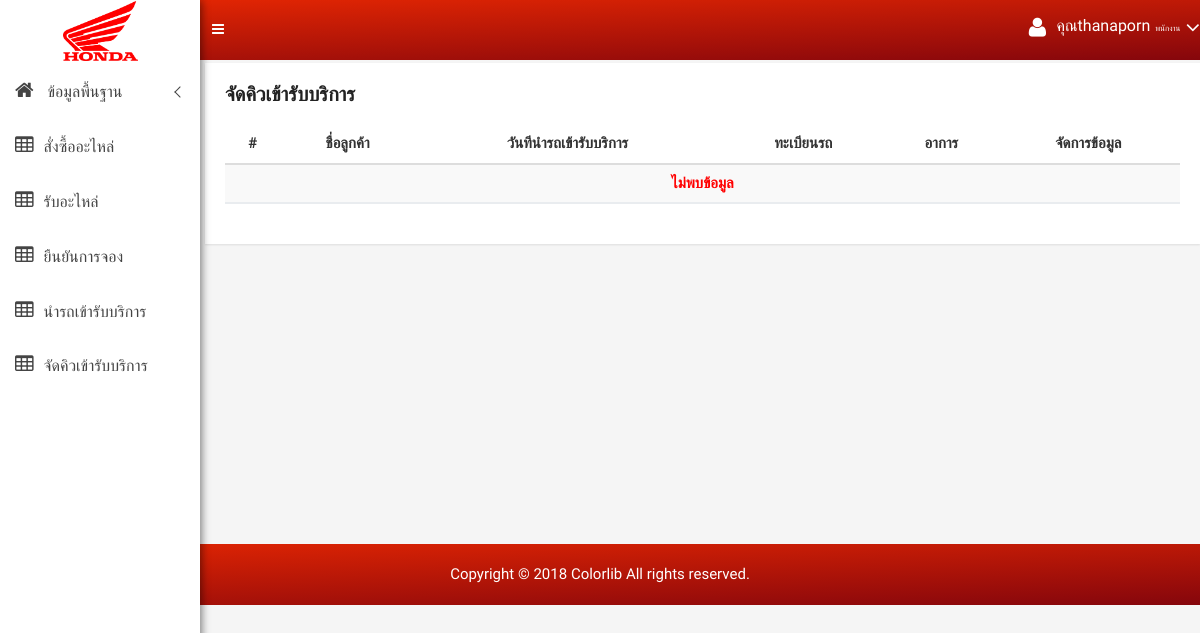
The page /quene_list.php (signed in) on the database as committed earlier.
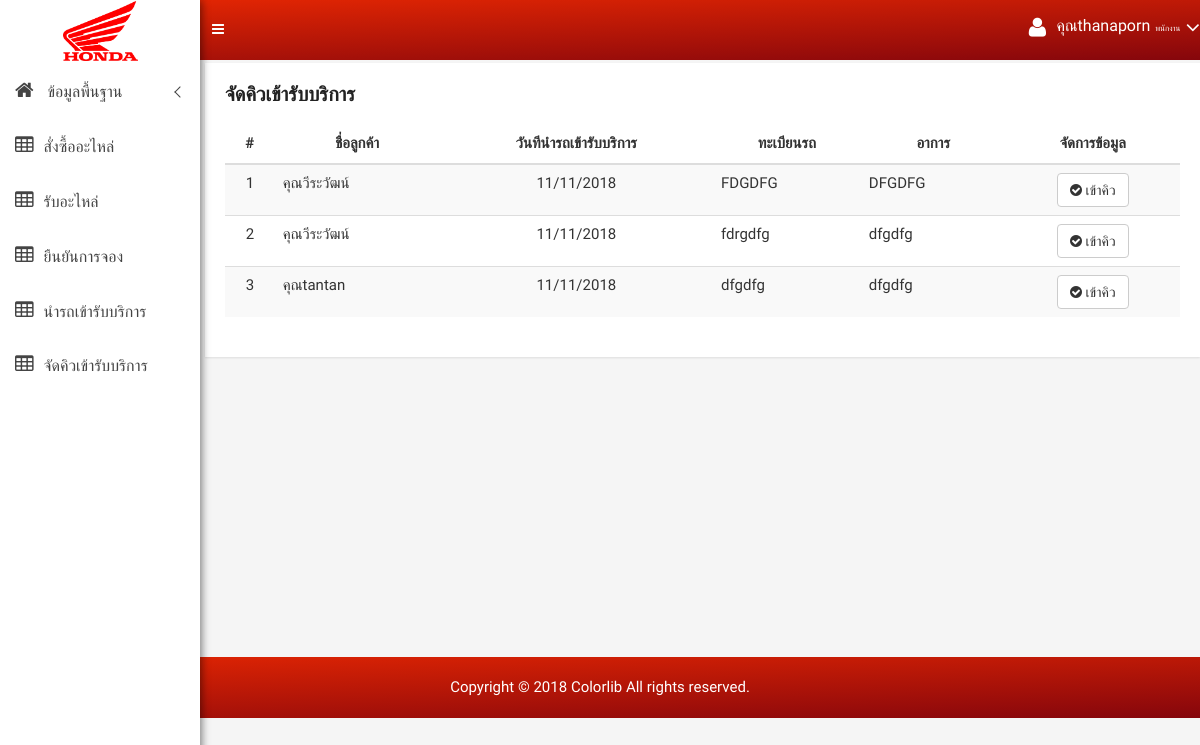
The same page on the database as committed later.
### tables this page shows
CREATE TABLE `employee` (
  `emp_id` varchar(30) NOT NULL,
  `emp_user` varchar(255) DEFAULT NULL,
  `emp_pass` varchar(255) DEFAULT NULL,
  `emp_name` varchar(50) DEFAULT NULL,
  `emp_add` text,
  `emp_tel` varchar(30) DEFAULT NULL,
  `emp_position` varchar(30) DEFAULT NULL,
  PRIMARY KEY (`emp_id`)
);

CREATE TABLE `get_car` (
  `gc_id` varchar(30) NOT NULL,
  `gc_date` date DEFAULT NULL,
  `gc_doc` varchar(50) DEFAULT NULL,
  `gc_text` varchar(50) DEFAULT NULL,
  `cus_id` varchar(30) DEFAULT NULL,
  `rs_id` varchar(30) DEFAULT NULL,
  `co_id` varchar(30) DEFAULT NULL,
  `gc_status` int(1) DEFAULT NULL,
  PRIMARY KEY (`gc_id`)
);

CREATE TABLE `customer` (
  `cus_id` varchar(30) NOT NULL,
  `cus_user` varchar(255) DEFAULT NULL,
  `cus_pass` varchar(255) DEFAULT NULL,
  `cus_name` varchar(50) DEFAULT NULL,
  `cus_add` text,
  `cus_tel` varchar(30) DEFAULT NULL,
  `co_id` varchar(30) DEFAULT NULL,
  PRIMARY KEY (`cus_id`),
  KEY `co_id` (`co_id`)
);

### config.php (called while the page is built, shortened)
<?php
function FormatDay($mydate){
    $originalDate = $mydate;
    $newDate = date("d/m/Y", strtotime($originalDate));
    return $newDate;
}
?>

### quene_list.php (the view)
<?php include "sitebar.php"; ?>
<?php include "header.php"; ?>
<div class="container-fluid">
    <div class="product-status-wrap">
        <h4>จัดคิวเข้ารับบริการ</h4>
        <div class="row">
            <div class="col-md-12">
                <table class="table table-striped table-hover">
                    <thead>
                    <tr>
                        <th class="text-center">#</th>
                        <th class="text-center">ชื่อลูกค้า</th>
                        <th class="text-center">วันทีนำรถเข้ารับบริการ</th>
                        <th class="text-center">ทะเบียนรถ</th>
                        <th class="text-center">อาการ</th>
                        <th class="text-center">จัดการข้อมูล</th>
                    </tr>
                    </thead>
                    <tbody>
                    <?php
                    $n = 0;
                    if (isset($_GET['search'])) {
                        $sql = "select * from get_car where gc_status='0' and  gc_id like '%" . $_GET['search'] . "%' order by gc_id asc";
                    } else {
                        $sql = "select * from get_car where gc_status='0' order by gc_id asc";
                    }
                    $query = mysqli_query($connect, $sql);
                    if (mysqli_num_rows($query) > 0 ) {
                        while ($array = mysqli_fetch_array($query)) {
                            $n++;
                            $sql2 = "select * from customer where cus_id='".$array['cus_id']."'";
                            $query2 = mysqli_query($connect, $sql2);
                            $array2 = mysqli_fetch_array($query2);
                            ?>
                            <tr>
                                <td class="text-center" scope="row"><?= $n; ?></td>
                                <td style="max-width: 200px">คุณ<?= $array2['cus_name'] ?></td>
                                <td style="max-width: 200px" class="text-center"><?= FormatDay($array['gc_date']) ?></td>
                                <td><?= $array['gc_doc'] ?></td>
                                <td><?= $array['gc_text'] ?></td>
                                <td class="text-center">
                                    <a data-toggle="tooltip" onclick="return confirm('ยืนยันการเข้าคิว ?')" href="quene_save.php?id=<?= $array['gc_id'] ?>" class="btn btn-default" data-original-title="Confirm"><i class="fa fa-check-circle" aria-hidden="true"> เข้าคิว</i></a>
                                </td>
                            </tr>
                            <?php
                        }
                    } else {
                        ?>
                        <tr>
                            <th style="text-align: center;color: red;" colspan="6"> ไม่พบข้อมูล</th>
                        </tr>
                        <?php
                    }
                    ?>
                    </tbody>
                </table>
            </div>
        </div>
    </div>
</div>
<br><br><br><br><br><br><br><br><br><br><br><br><br><br><br>
<?php include "footer.php"; ?>

### sitebar.php (shortened to what this page needs)
<?php
include "config.php";
?>
<!doctype html>
<html class="no-js" lang="en">
<head>
    <link rel="stylesheet" href="css/bootstrap.min.css">
    <link rel="stylesheet" href="css/font-awesome.min.css">
    <link rel="stylesheet" href="css/owl.carousel.css">
    <link rel="stylesheet" href="css/owl.theme.css">
    <link rel="stylesheet" href="css/owl.transitions.css">
    <link rel="stylesheet" href="css/animate.css">
    <link rel="stylesheet" href="css/normalize.css">
    <link rel="stylesheet" href="css/meanmenu.min.css">
    <link rel="stylesheet" href="css/main.css">
    <link rel="stylesheet" href="css/morrisjs/morris.css">
    <link rel="stylesheet" href="css/scrollbar/jquery.mCustomScrollbar.min.css">
    <link rel="stylesheet" href="css/metisMenu/metisMenu.min.css">
    <link rel="stylesheet" href="css/metisMenu/metisMenu-vertical.css">
    <link rel="stylesheet" href="css/chosen/bootstrap-chosen.css">
    <link rel="stylesheet" href="css/select2/select2.min.css">
    <link rel="stylesheet" href="style.css">
    <link rel="stylesheet" href="css/responsive.css">
    <link rel="stylesheet" href="css/buttons.css">
</head>
<body>
<?php
$sql_login = "select * from employee where emp_id='".$_SESSION['ss_emp_id']."'";
$result_login = mysqli_query($connect, $sql_login);
$login = mysqli_fetch_array($result_login);
if ($login['emp_position'] == "0") {
    $loginposition = "ผู้ดูแลระบบ";
} elseif ($login['emp_position'] == "1") {
    $loginposition = "พนักงาน";
}
?>
<div class="left-sidebar-pro">
    <nav id="sidebar" class="">
        <div class="sidebar-header">
            <a href="index.php"><img class="main-logo" src="img/Honda-Motorcycle-Logo.png" width="75px" alt="" /></a>
        </div>
        <div class="left-custom-menu-adp-wrap comment-scrollbar">
            <nav class="sidebar-nav left-sidebar-menu-pro">
                <ul class="metismenu" id="menu1">
                    <li>
                        <a class="has-arrow" href="index.php">
                            <i class="fa big-icon fa-home icon-wrap"></i>
                            <span class="mini-click-non">ข้อมูลพื้นฐาน</span>
                        </a>
                    </li>
                    <li><a href="purchase_show.php" aria-expanded="false"><i class="fa big-icon fa-table icon-wrap" aria-hidden="true"></i><span class="mini-click-non">สั่งซื้ออะไหล่</span></a></li>
                    <li><a href="back_purchase_list.php" aria-expanded="false"><i class="fa big-icon fa-table icon-wrap" aria-hidden="true"></i><span class="mini-click-non">รับอะไหล่</span></a></li>
                    <li><a href="reservation_list.php" aria-expanded="false"><i class="fa big-icon fa-table icon-wrap" aria-hidden="true"></i><span class="mini-click-non">ยืนยันการจอง</span></a></li>
                    <li><a href="get_car_list.php" aria-expanded="false"><i class="fa big-icon fa-table icon-wrap" aria-hidden="true"></i><span class="mini-click-non">นำรถเข้ารับบริการ</span></a></li>
                    <li><a href="quene_list.php" aria-expanded="false"><i class="fa big-icon fa-table icon-wrap" aria-hidden="true"></i><span class="mini-click-non">จัดคิวเข้ารับบริการ</span></a></li>
                </ul>
            </nav>
        </div>
    </nav>
</div>

### header.php (shortened to what this page needs)
<div class="all-content-wrapper">
    <div class="container-fluid">
        <div class="row">
            <div class="col-lg-12 col-md-12 col-sm-12 col-xs-12">
                <div class="logo-pro">
                    <a href="index.html"><img class="main-logo" src="img/Honda-Motorcycle-Logo.png" width="60px" alt="" /></a>
                </div>
            </div>
        </div>
    </div>
    <div class="header-advance-area">
        <div class="header-top-area">
            <div class="container-fluid">
                <div class="row">
                    <div class="col-lg-12 col-md-12 col-sm-12 col-xs-12">
                        <div class="header-top-wraper">
                            <div class="row">
                                <div class="col-lg-1 col-md-0 col-sm-1 col-xs-12">
                                    <div class="menu-switcher-pro">
                                        <button type="button" id="sidebarCollapse" class="btn bar-button-pro header-drl-controller-btn btn-info navbar-btn">
                                            <i class="fa fa-bars"></i>
                                        </button>
                                    </div>
                                </div>
                                <div class="col-lg-5 col-md-5 col-sm-12 col-xs-12">
                                    <div class="header-right-info">
                                        <ul class="nav navbar-nav mai-top-nav header-right-menu">
                                            <li class="nav-item">
                                                <a href="#" data-toggle="dropdown" role="button" aria-expanded="false" class="nav-link dropdown-toggle">
                                                    <i class="fa fa-user adminpro-user-rounded header-riht-inf" aria-hidden="true"></i>
                                                    <span class="admin-name">คุณ<?=$login['emp_name']?></span><span class="admin-name"  style="font-size: 8px"><?=$loginposition?></span>
                                                    <i class="fa fa-angle-down adminpro-icon adminpro-down-arrow"></i>
                                                </a>
                                            </li>
                                        </ul>
                                    </div>
                                </div>
                            </div>
                        </div>
                    </div>
                </div>
            </div>
        </div>
    </div>
    <div class="mg-t-15">

### footer.php (shortened to what this page needs)
</div>
</div>
<div class="footer-copyright-area">
    <div class="container-fluid">
        <div class="row">
            <div class="col-lg-12">
                <div class="footer-copy-right">
                    <p>Copyright &copy; 2018 <a href="https://colorlib.com/wp/templates/">Colorlib</a> All rights reserved.</p>
                </div>
            </div>
        </div>
    </div>
</div>
</body>
</html>

### css/main.css (style rules this page uses)
html { color: #222; font-size: 1em; line-height: 1.4; }
audio, canvas, iframe, img, svg, video { vertical-align: middle; }

### css/metisMenu/metisMenu-vertical.css (style rules this page uses)
.sidebar-nav { background: #fff; }
.sidebar-nav ul { padding: 0; margin: 0; list-style: none; background: #f5f5f5; }
.sidebar-nav .metismenu { background: #fff; display: -webkit-box; display: -ms-flexbox; display: flex; -webkit-box-orient: vertical; -webkit-box-direction: normal; -ms-flex-direction: column; flex-direction: column; }
.sidebar-nav .metismenu li + li { margin-top: 5px; }
.sidebar-nav .metismenu li:first-child { margin-top: 5px; }
.sidebar-nav .metismenu li:last-child { margin-bottom: 5px; }
.sidebar-nav .metismenu > li { display: -webkit-box; display: -ms-flexbox; display: flex; -webkit-box-orient: vertical; -webkit-box-direction: normal; -ms-flex-direction: column; flex-direction: column; position: relative; }
.sidebar-nav .metismenu a { position: relative; display: block; padding: 13px 15px; color: #444; outline-width: 0; transition: all .3s ease-out; font-size:16px; }
.sidebar-nav .metismenu li .icon-wrap { margin-right:10px; font-size:20px; }

### sitebar.php (style rules this page uses)
.text-center { text-align: center!important; }
.container-fluid { padding-left: 0px; padding-right: 0px; }

Rows that differ between the two databases and show on the page:
added get_car: cus.cus_name "วีระวัฒน์", gc_date "11/11/2018", gc_doc "FDGDFG", gc_text "DFGDFG"
added get_car: cus.cus_name "วีระวัฒน์", gc_date "11/11/2018", gc_doc "fdrgdfg", gc_text "dfgdfg"
added get_car: cus.cus_name "tantan", gc_date "11/11/2018", gc_doc "dfgdfg", gc_text "dfgdfg"
Other text that changed with them:
text no longer shown: "ไม่พบข้อมูล"
